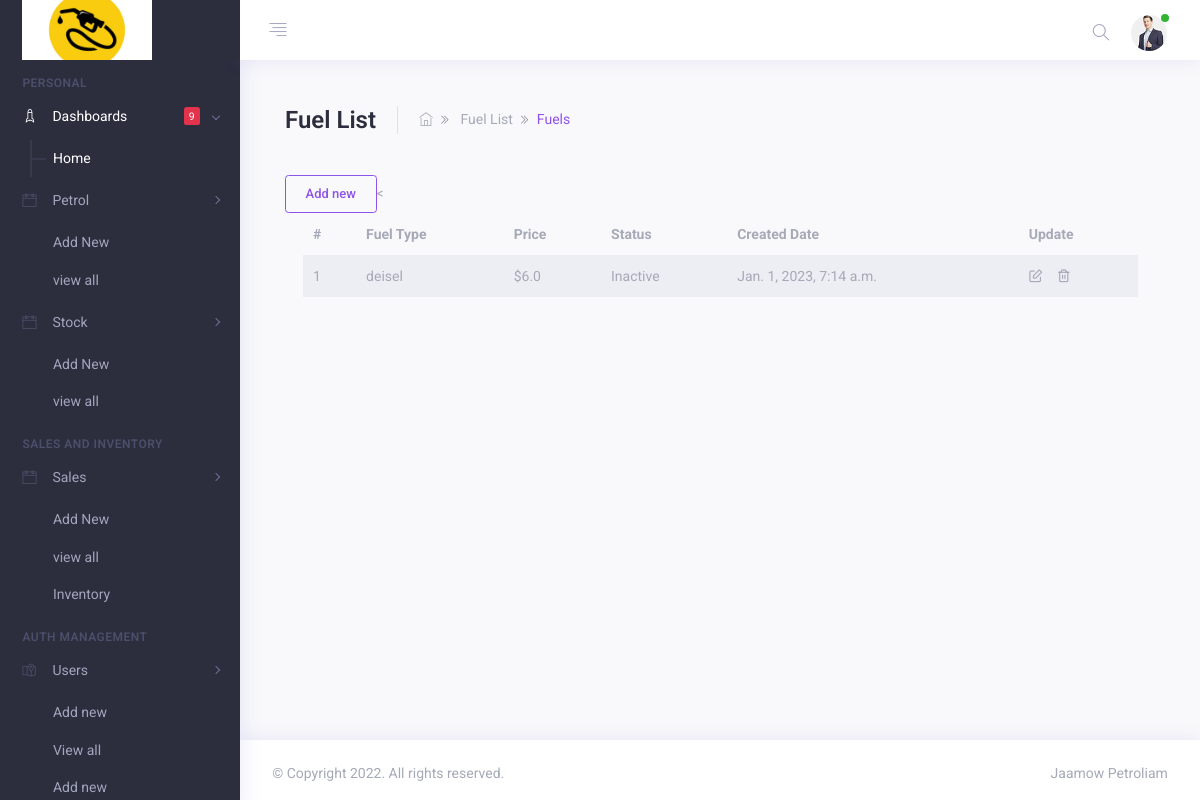
/fuels/ (signed in), run on an earlier commit of the app's database.
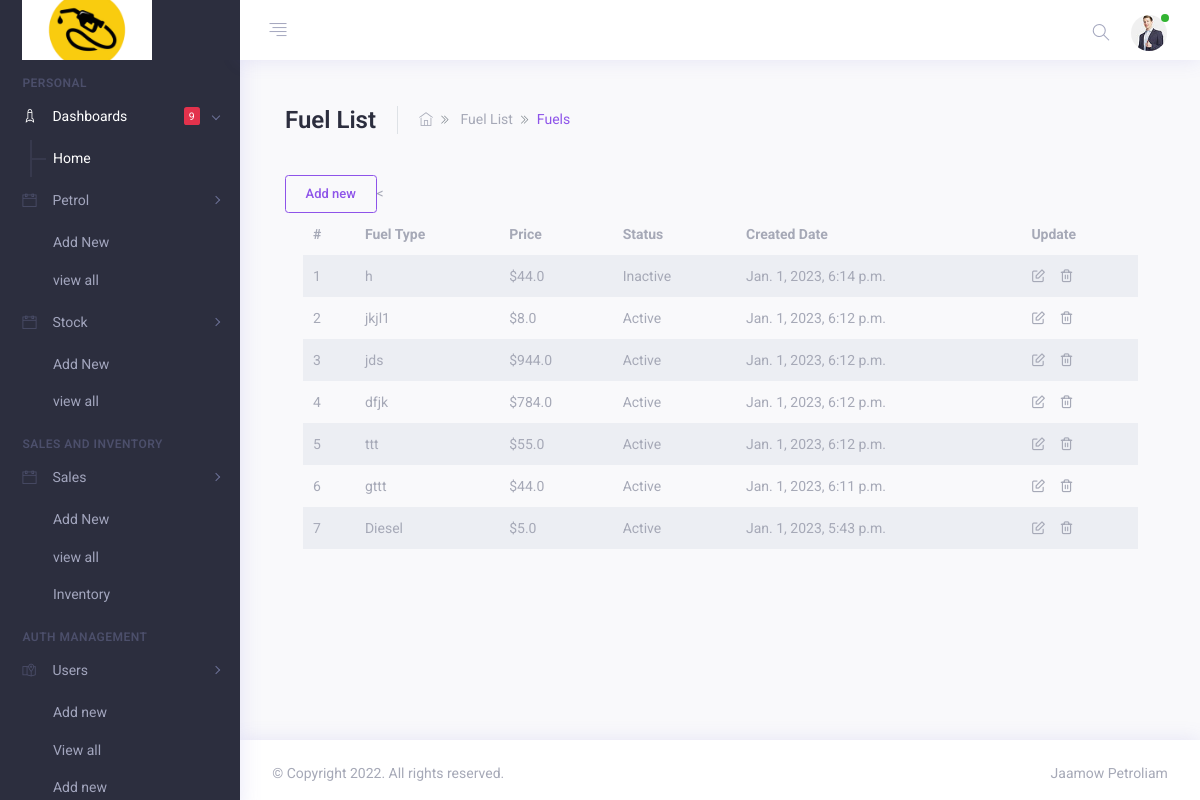
And on a later commit of the database.
### base/models.py (models this page shows, shortened)
class Fuel(models.Model):
    name = models.CharField(max_length=100, unique=True)
    price = models.FloatField(max_length=(15,2), default=0)
    user = models.CharField(max_length=100, blank=True)
    status = models.CharField(max_length=2,choices=(('1','Active'),('0', 'Inactive')) , default = 1)
    delete_flag = models.IntegerField(default = 0)
    created = models.DateTimeField(default = timezone.now)
    updated = models.DateTimeField(auto_now=True)
    class Meta:
        ordering = ['-updated','-created']
        verbose_name_plural = "fuel type lists"
    def __str__(self):
        return self.name

### base/views.py (the view)
# urls.py: path('fuels/', views.fuelView, name="fuels"),
@login_required(login_url='login')
@permission_required('base.view_fuel', raise_exception=True)
def fuelView(request):
    if request.method == 'POST':
        form = FuelForm()
        if form.is_valid():
            form.save()
            messages.success(request, 'fuel added successfully')
            return redirect('fuels')
    fuels = Fuel.objects.filter(delete_flag = 0).all()
    context = {
        "fuels":fuels,
        "page_name":"Fuel List"
    }
    return render(request, 'base/fuel_list.html', context)

### base/templates/base/fuel_list.html (shortened to what this page needs)
{% extends 'base.html' %}
{% block content %}
    <div class="container justify-content-center">
        <div class="row">
            <div class="col-md-12 m-b-30">
                <div class="d-block d-lg-flex flex-nowrap align-items-center">
                    <div class="page-title mr-4 pr-4 border-right">
                        <h1>Fuel List</h1>
                    </div>
                    <div class="breadcrumb-bar align-items-center">
                        <nav>
                            <ol class="breadcrumb p-0 m-b-0">
                                <li class="breadcrumb-item">
                                    <a href="{% url 'home' %}"><i class="ti ti-home"></i></a>
                                </li>
                                <li class="breadcrumb-item">
                                    Fuel List
                                </li>
                                <li class="breadcrumb-item active text-primary" aria-current="page">Fuels</li>
                            </ol>
                        </nav>
                    </div>
                </div>
            </div>
        </div>
        <div class="row">
            <div class="col-lg-12">
     <div>
        {% if perms.base.add_fuel %}
        <button class="btn btn-outline-primary" data-toggle="modal" data-target="#addfuel">Add new</button><
        {% endif %}
        <br>
    </div>
        <div class="card-statistics h-100 mb-0">
            <div class="card-body scrollbar scroll_dark pt-0" style="max-height: 350px;">
                <div class="datatable-wrapper table-responsive">
                    <table id="datatable" class="table table-borderless table-striped">
                        <thead class="">
                            <th>#</th>
                            <th>Fuel Type</th>
                            <th>Price</th>
                            <th>Status</th>
                            <th>Created Date</th>
                            {% if perms.base.add_fuel %}
                            <th>Update</th>
                            {% endif %}
                        </thead class="table-dark">
                        <tbody>
                            <tr>
                                {% for fuel in fuels %}
                                <td>{{forloop.counter}}</td>
                                <td><a href="{% url 'fuel_detail' fuel.id %}">{{fuel}}</a></td>
                                <td>${{fuel.price}}</td>
                                <td>{% if fuel.status == '1' %}Active{% else %}Inactive{% endif %}</td>
                                <td>{{fuel.created}}</td>
                                <td>
                                    {% if perms.base.change_fuel %}
                                    <a class="mr-3" href="{% url 'update_fuel' fuel.id %}"><i class="fe fe-edit"></i></a><a href="{% url 'delete_fuel' fuel.id %}" onclick="return confirm('Are you sure you want to delete this item?');"><i class="fe fe-trash-2"></i></a>
                                    {% endif %}
                                </td>
                            </tr>
                            {% endfor %}
                        </tbody>
                    </table>
                </div>
            </div>
        </div>
    </div>
    </div>
</div>
{% endblock %}

### templates/base.html (shortened to what this page needs)
{% load static %}
<!DOCTYPE html>
<html lang="en">
<head>
    <link rel="stylesheet" type="text/css" href="{% static 'assets/css/vendors.css' %}" />
    <link rel="stylesheet" type="text/css" href="{% static 'assets/css/style.css' %}" />
</head>
<body>
    <div class="app">
        <div class="app-wrap">
            {% include 'topbar.html' %}
            <div class="app-container">
                {% include 'sidebar.html' %}
                <div class="app-main" id="main">
                    <div class="container-fluid">
                        {% block content %}
                        {% endblock %}
                    </div>
                </div>
            </div>
            </div>
            {% include 'footer.html' %}
        </div>
</body>
</html>

### templates/topbar.html (shortened to what this page needs)
{% load static %}
<header class="app-header top-bar">
    <nav class="navbar navbar-expand-md">
        <div class="navbar-header d-flex align-items-center">
            <a class="navbar-brand" href="index.html">
                <img src="{% static 'assets/img/logo.png' %}" class="img-fluid logo-desktop" alt="logo" />
            </a>
        </div>
        <div class="collapse navbar-collapse" id="navbarSupportedContent">
            <div class="navigation d-flex">
                <ul class="navbar-nav nav-left">
                    <li class="nav-item">
                        <a href="javascript:void(0)" class="nav-link sidebar-toggle">
                            <i class="ti ti-align-right"></i>
                        </a>
                    </li>
                    <li class="nav-item full-screen d-none d-lg-block" id="btnFullscreen">
                        <a href="javascript:void(0)" class="nav-link expand">
                        </a>
                    </li>
                </ul>
                <ul class="navbar-nav nav-right ml-auto">
                    <li class="nav-item">
                        <a class="nav-link search" href="javascript:void(0)">
                            <i class="ti ti-search"></i>
                        </a>
                    </li>
                    <li class="nav-item dropdown user-profile">
                        <a href="javascript:void(0)" class="nav-link dropdown-toggle " id="navbarDropdown4" role="button" data-toggle="dropdown" aria-haspopup="true" aria-expanded="false">
                            <img src="{% static 'assets/img/avtar/02.jpg' %}" alt="avtar-img">
                            <span class="bg-success user-status"></span>
                        </a>
                    </li>
                </ul>
            </div>
        </div>
    </nav>
</header>

### templates/sidebar.html (shortened to what this page needs)
<aside class="app-navbar">
<div class="sidebar-nav scrollbar scroll_light">
    <ul class="metismenu " id="sidebarNav">
        <li class="nav-static-title">Personal</li>
        <li class="active">
            <a class="has-arrow" href="javascript:void(0)" aria-expanded="false">
                <i class="nav-icon ti ti-rocket"></i>
                <span class="nav-title">Dashboards</span>
                <span class="nav-label label label-danger">9</span>
            </a>
            <ul aria-expanded="false">
                <li class="active"> <a href='{% url 'home' %}'>Home</a> </li>
            </ul>
        </li>
        <li><a class="has-arrow" href="javascript:void(0)" aria-expanded="false"><i class="nav-icon ti ti-calendar"></i><span class="nav-title">Petrol</span></a>
            <ul aria-expanded="false">
                <li> <a href='{% url 'new_fuel' %}'>Add New</a> </li>
                <li> <a href='{% url 'fuels' %}'>view all</a> </li>
            </ul>
        </li>
        <li><a class="has-arrow" href="javascript:void(0)" aria-expanded="false"><i class="nav-icon ti ti-calendar"></i><span class="nav-title">Stock</span></a>
            <ul aria-expanded="false">
                <li> <a href='{% url 'new_stock' %}'>Add New</a> </li>
                <li> <a href='{% url 'stocks' %}'>view all</a> </li>
            </ul>
        </li>
        <li class="nav-static-title">Sales and Inventory</li>
        <li><a class="has-arrow" href="javascript:void(0)" aria-expanded="false"><i class="nav-icon ti ti-calendar"></i><span class="nav-title">Sales</span></a>
            <ul aria-expanded="false">
                <li> <a href='{% url 'new_sale' %}'>Add New</a> </li>
                <li> <a href='{% url 'sales' %}'>view all</a> </li>
                <li> <a href='{% url 'inventory' %}'>Inventory</a> </li>
            </ul>
        </li>
        <li class="nav-static-title">Auth Management</li>
        <li>
            <a class="has-arrow" href="javascript:void(0)" aria-expanded="false"><i class="nav-icon ti ti-map-alt"></i><span class="nav-title">Users</span></a>
            <ul aria-expanded="false">
                <li> <a href="maps-google.html">Add new</a> </li>
                <li> <a href="{% url 'users' %}">View all</a> </li>
            </ul>
        </li>
        <li>
            <ul aria-expanded="false">
                <li> <a href="page-account-settings.html">Add new</a> </li>
            </ul>
        </li>
    </ul>
</div>
</aside>

### templates/footer.html
  <footer class="footer">
    <div class="row">
        <div class="col-12 col-sm-6 text-center text-sm-left">
            <p>&copy; Copyright 2022. All rights reserved.</p>
        </div>
       <div class="col  col-sm-6 ml-sm-auto text-center text-sm-right">
            <p><a href="{% url 'home' %}">Jaamow Petroliam</a></p>
        </div>
    </div>
</footer>

What changed in the data, as far as the page shows it:
removed Fuel: name "deisel", price "6.0", status "Inactive", created "Jan. 1, 2023, 7:14 a.m."
added Fuel: name "h", price "44.0", status "Inactive", created "Jan. 1, 2023, 6:14 p.m."
added Fuel: name "jkjl1", price "8.0", status "Active", created "Jan. 1, 2023, 6:12 p.m."
added Fuel: name "jds", price "944.0", status "Active", created "Jan. 1, 2023, 6:12 p.m."
added Fuel: name "dfjk", price "784.0", status "Active", created "Jan. 1, 2023, 6:12 p.m."
added Fuel: name "ttt", price "55.0", status "Active", created "Jan. 1, 2023, 6:12 p.m."
added Fuel: name "gttt", price "44.0", status "Active", created "Jan. 1, 2023, 6:11 p.m."
added Fuel: name "Diesel", price "5.0", status "Active", created "Jan. 1, 2023, 5:43 p.m."
